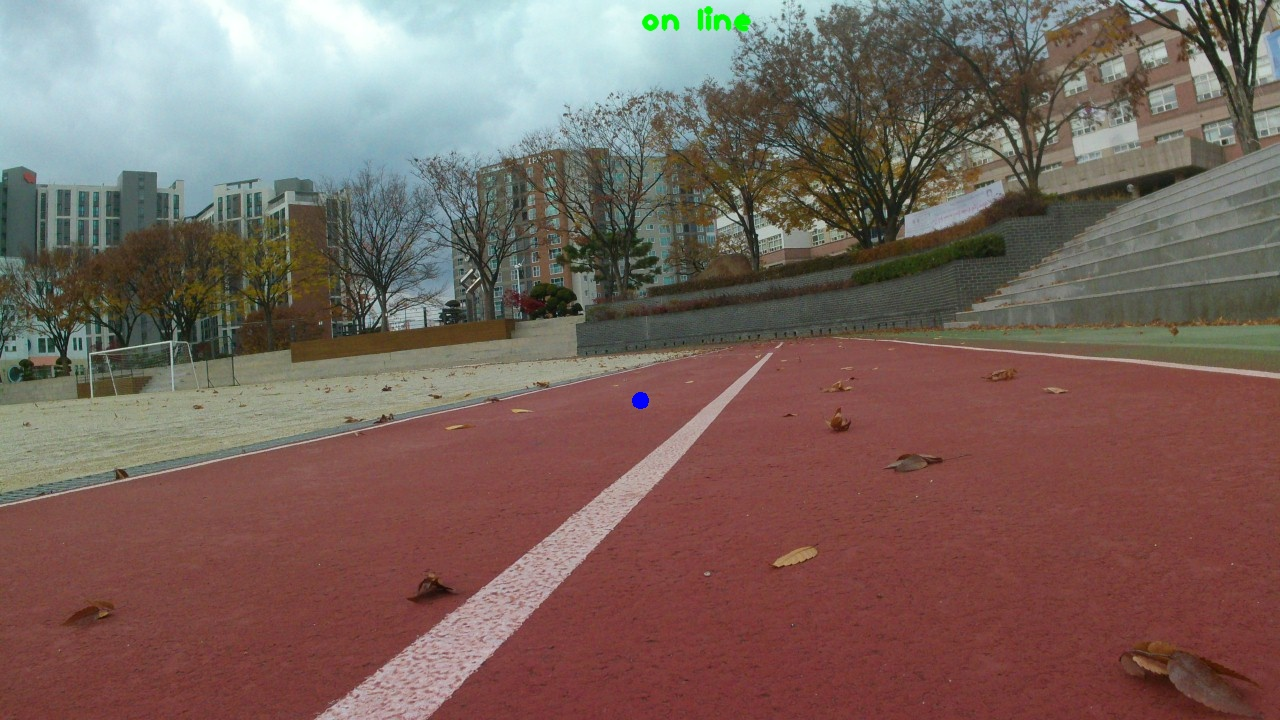
#> input picture images/1111/105.jpg, 1280 x 720 px; its folder holds only this picture in this run
$ python -i LaneManage.py   (imports and definitions only)
#> lines starting #> are read from the running program, lines starting #| are printed output that depends on the picture; after the words box and inside, x2 and y2 are one past the last pixel; in counts of white or black regions, pixels touching at a corner belong together; long printed decimals are rounded
import cv2
import numpy as np

# 변속 : 0~5
# 조향 : 0~12

# return : [변속, 조향]

LIGHTNESS_LEFT = (0,0,0)
LIGHTNESS_RIGHT = (0,0,0)

def getLane(frame):
    HEIGHT, WIDTH = frame.shape[:2]
    cv2.namedWindow('img2')
    def mouse_event(e, x, y, flags, param):
        if e == cv2.EVENT_FLAG_LBUTTON:
            print(frame[y][x])
    cv2.setMouseCallback("img2", mouse_event, frame)

    cv2.imshow('img2', frame)
    cutWeights = 0

    l_frame = frame[:,:HEIGHT]
    r_frame = frame[:,WIDTH - HEIGHT:]

    # l_frame = cv2.bilateralFilter(l_frame, -1, 40, 20)
    # r_frame = cv2.bilateralFilter(r_frame, -1, 40, 20)

    setLightness(l_frame, 0)
    setLightness(r_frame, 1)

    leftData = GetLine(l_frame, 0)
    rightData = GetLine(r_frame, 1)
    # print('left :', leftData, 'right :', rightData)
    result = leftData if leftData else rightData

    if (leftData and rightData) or (not leftData and not rightData):
        result = (1,'6')
    # print('result :', result)
    return result

def GetLine(frame, position):
    WIDTH = frame.shape[1]
    check_contour = [0,0]

    lower_color = convertLightness(position)
    upper_color = (255, 255, 255)
    #print('low :', lower_color, 'upper :', upper_color)
    m_range = cv2.inRange(frame, lower_color, upper_color)
    m_result = cv2.bitwise_and(frame, frame, mask=m_range)

    contours, _ = cv2.findContours(m_range, cv2.RETR_EXTERNAL, \
                                                cv2.CHAIN_APPROX_SIMPLE)

    # get lines
    check_contour = [0, 0]
    contours_count = 0
    for cnt in contours:
        x, y, w, h = cv2.boundingRect(cnt)
        if w > 5 and h > 5 and y == 0:
            if (position == 0 and x == 0) or (position == 1 and x + w == WIDTH):
                contours_count += 1
                cv2.rectangle(m_result, (x, y), (x + w, y + h), (255, 0, 0), 3)
            # right
            if position == 1:
                if check_contour[0] == 0:
                    check_contour = (w, x)
                elif check_contour[1] > x:
                    check_contour = (w, x)
            # left
            else:
                if check_contour[0] == 0:
                    check_contour = (w, x + w)
                elif check_contour[1] < x:
                    check_contour = (w, x + w)

    #cv2.circle(m_result, (check_contour[0], 50), 3, (255, 0, 255), 10)

    # 중심제어
    text = 'on line'
    steering_level = 6

    if position == 0:
        for i in range(1, 7):
            if check_contour[0] > 14 * i:
                steering_level += 1
                text = 'go right - ' + str(steering_level - 6)
    elif position == 1:
        for i in range(1, 7):
            if check_contour[0] > 14 * i:
                steering_level -= 1
                text = 'go left - ' + str(6 - steering_level)

    # cv2.putText(frame, text, (int(WIDTH / 2), 30), cv2.FONT_HERSHEY_PLAIN, 2, (0, 255, 0), 3, cv2.LINE_AA)

    cv2.imshow('img3', m_result) if position == 0 else cv2.imshow('img4', m_result)
    text = 'left - ' if position == 0 else 'right - '
    text += str(steering_level)
    print(text)
    return False if contours_count == 0 else (1, str(steering_level))

def convertLightness(position):
    global LIGHTNESS_LEFT, LIGHTNESS_RIGHT
    text = LIGHTNESS_LEFT if position == 0 else LIGHTNESS_RIGHT
    # print(str(position) + ' :', text)
    # B = 40
    # G = 40

    if position == 0:
        avg = int(LIGHTNESS_LEFT[0] + LIGHTNESS_LEFT[1] + LIGHTNESS_LEFT[2] / 3)
        if avg > 110:
            B = 65
            G = B
        elif avg < 80:
            B = 15
            G = B
        else:
            B = 40
            G = B
    elif position == 1:
        avg = int(LIGHTNESS_RIGHT[0] + LIGHTNESS_RIGHT[1] + LIGHTNESS_RIGHT[2] / 3)
        if avg > 110:
            B = 65
            G = B
        elif avg < 80:
            B = 15
            G = B
        else:
            B = 40
            G = B
    R = -50
    weights = 10
    print('BG :', B)
    if position == 0:
        B += (LIGHTNESS_LEFT[0] - weights) * (LIGHTNESS_LEFT[0] - weights) / 100
        G += (LIGHTNESS_LEFT[1] - weights) * (LIGHTNESS_LEFT[1] - weights) / 100
        R += (LIGHTNESS_LEFT[2] - weights) * (LIGHTNESS_LEFT[2] - weights) / 100
        print('LIGHTNESS_LEFT :', LIGHTNESS_LEFT)
    elif position == 1:
        B += (LIGHTNESS_RIGHT[0] - weights) * (LIGHTNESS_RIGHT[0] - weights) / 100
        G += (LIGHTNESS_RIGHT[1] - weights) * (LIGHTNESS_RIGHT[1] - weights) / 100
        R += (LIGHTNESS_RIGHT[2] - weights) * (LIGHTNESS_RIGHT[2] - weights) / 100
        print('LIGHTNESS_RIGHT :', LIGHTNESS_RIGHT)
    return B, G, R

def setLightness(frame, position):
    global LIGHTNESS_LEFT, LIGHTNESS_RIGHT
    if position == 0:
        LIGHTNESS_LEFT = cv2.mean(frame)
        # print('left light :', LIGHTNESS_LEFT)
    elif position == 1:
        LIGHTNESS_RIGHT = cv2.mean(frame)
        # print('right light :', LIGHTNESS_RIGHT)
    return

>>> import cv2
>>> picture = cv2.imread('images/1111/105.jpg')
#> picture is the input picture: shape (720, 1280, 3); mean B, G, R 94.1, 101, 121
>>> result = getLane(picture)
#> in getLane, `l_frame = frame[:,:HEIGHT]`:
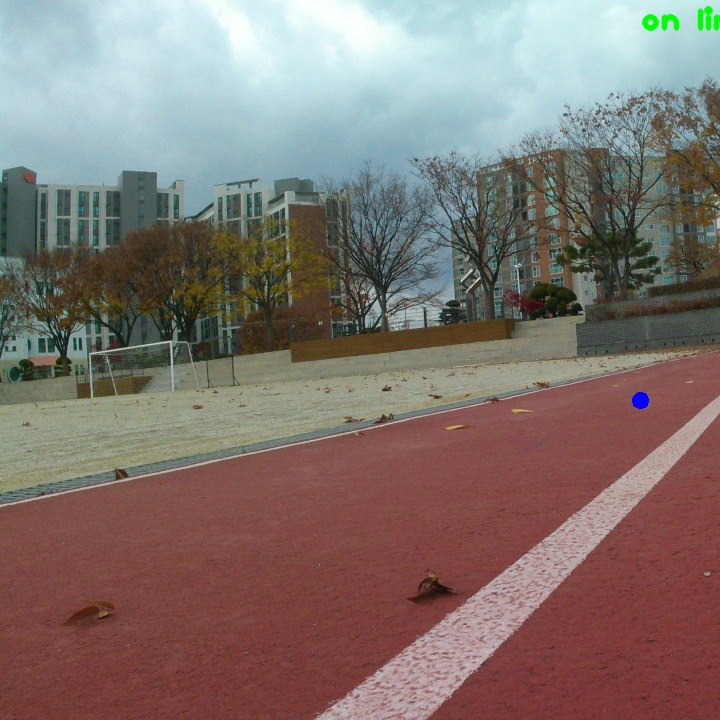
#> l_frame: shape (720, 720, 3); mean B, G, R 110.7, 116.1, 128.8
#> in getLane, `r_frame = frame[:,WIDTH - HEIGHT:]`:
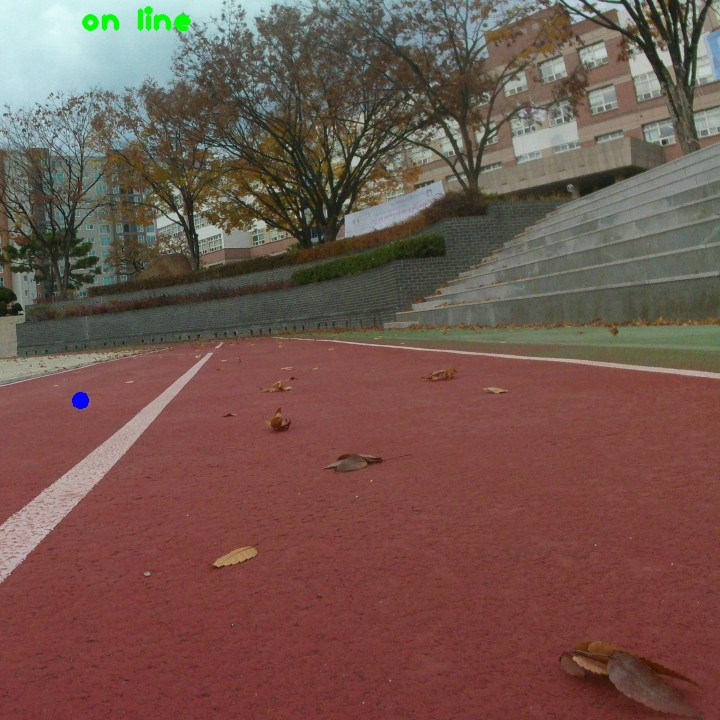
#> r_frame: shape (720, 720, 3); mean B, G, R 78.3, 86.4, 113.6
#> in setLightness, `LIGHTNESS_LEFT = cv2.mean(frame)`: LIGHTNESS_LEFT = (110.7, 116.1, 128.8, 0)
#> in convertLightness, `avg = int(LIGHTNESS_LEFT[0] + LIGHTNESS_LEFT[1] + LIGHTNESS_LEFT[2] / 3)`: avg = 269
#> in convertLightness, `B += (LIGHTNESS_LEFT[0] - weights) * (LIGHTNESS_LEFT[0] - weights) / 100`: B = 166.3
#> in convertLightness, `G += (LIGHTNESS_LEFT[1] - weights) * (LIGHTNESS_LEFT[1] - weights) / 100`: G = 177.5
#> in convertLightness, `R += (LIGHTNESS_LEFT[2] - weights) * (LIGHTNESS_LEFT[2] - weights) / 100`: R = 91.04
#| LIGHTNESS_LEFT : (110.656, 116.090, 128.758, 0.0)
#> in GetLine, `lower_color = convertLightness(position)`: lower_color = (166.3, 177.5, 91.04)
#> in GetLine, `m_range = cv2.inRange(frame, lower_color, upper_color)`:
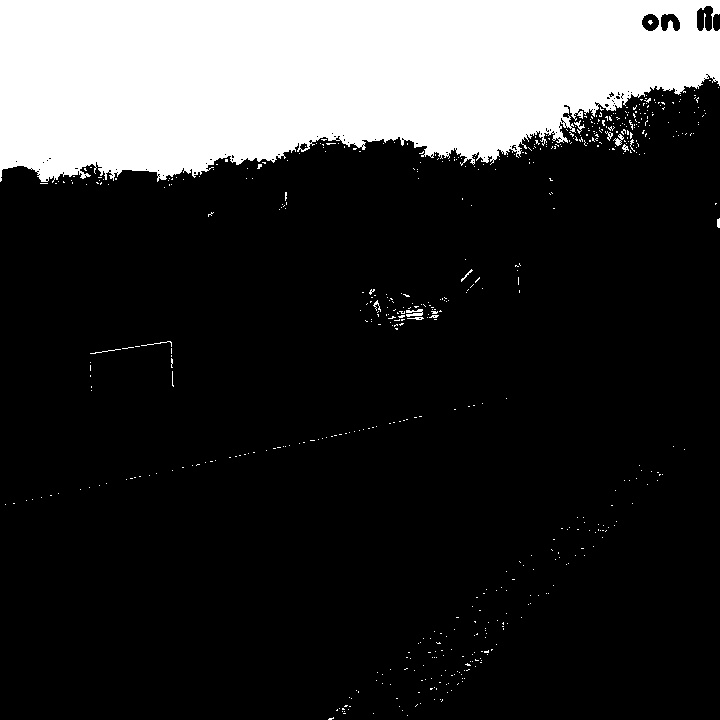
#> m_range: shape (720, 720); 20.4% white; 589 white regions (575 under 20 px)
#> in GetLine, `contours, _ = cv2.findContours(m_range, cv2.RETR_EXTERNAL, \ cv2.CHAIN..`: contours = 587 contours, 581 with area under 20; largest, box (x1, y1, x2, y2) and area: (0, 0, 720, 183) 103276, (406, 309, 423, 317) 49, (613, 134, 624, 146) 44, (574, 120, 585, 134) 24, (605, 131, 613, 141) 20, (622, 144, 629, 152) 20
#> the loop in GetLine, `for cnt in contours:` made 587 passes
#> (x, y, w, h, contours_count, check_contour) on pass 587: (0, 0, 720, 183, 1, (720, 720))
#> after the loop in GetLine, `for cnt in contours:`:
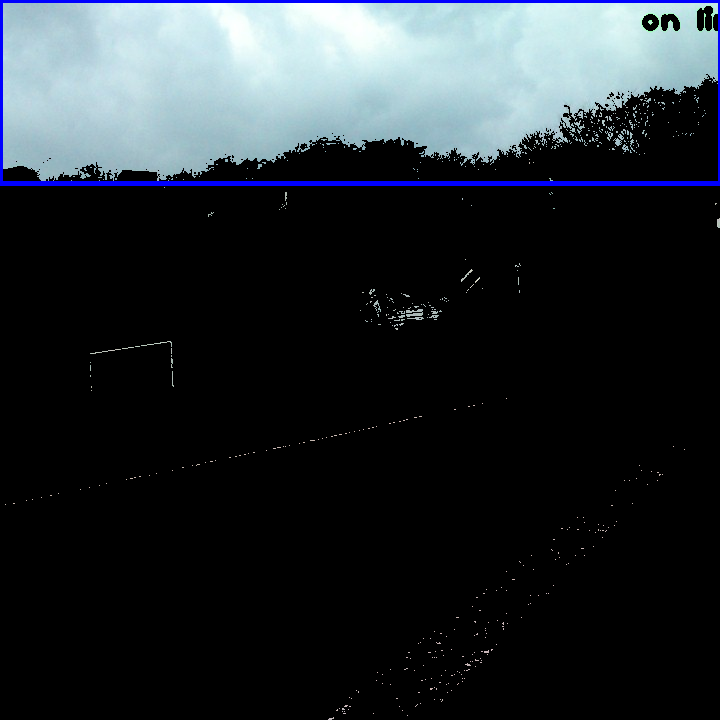
#> m_result: shape (720, 720, 3); mean B, G, R 47.2, 42.7, 36.8
#> after the loop in GetLine, `for cnt in contours:`: contours_count = 1
#> after the loop in GetLine, `for i in range(1, 7):`: steering_level = 12
#> in GetLine, `text += str(steering_level)`: text = 'left - 12'
#| left - 12
#> in getLane, `leftData = GetLine(l_frame, 0)`: leftData = (1, '12')
#> call 2 of GetLine, with position = 1
#| LIGHTNESS_RIGHT : (78.280, 86.434, 113.582, 0.0)
#> in GetLine (call 2), `lower_color = convertLightness(position)`: lower_color = (111.6, 123.4, 57.29)
#> in GetLine (call 2), `m_range = cv2.inRange(frame, lower_color, upper_color)`:
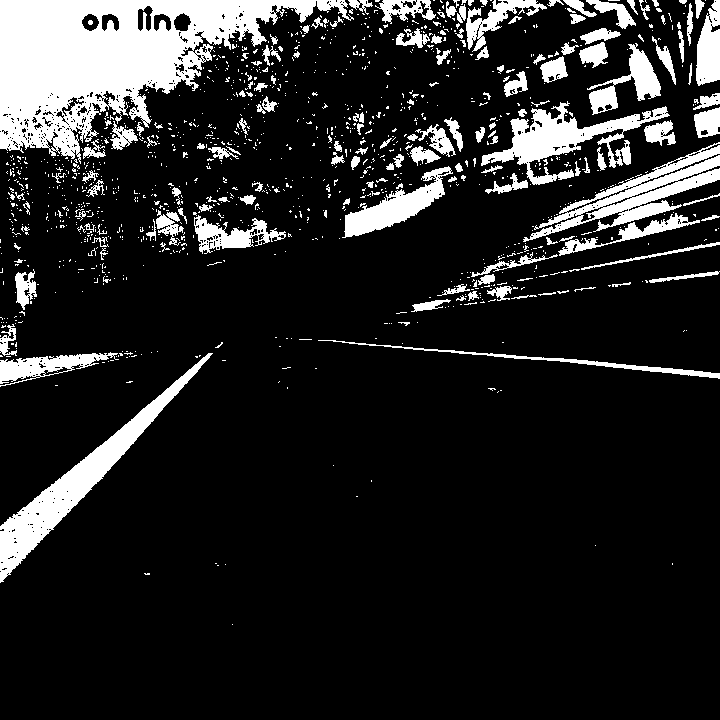
#> m_range: shape (720, 720); 14.4% white; 1237 white regions (1071 under 20 px)
#> in GetLine (call 2), `m_result = cv2.bitwise_and(frame, frame, mask=m_range)`:
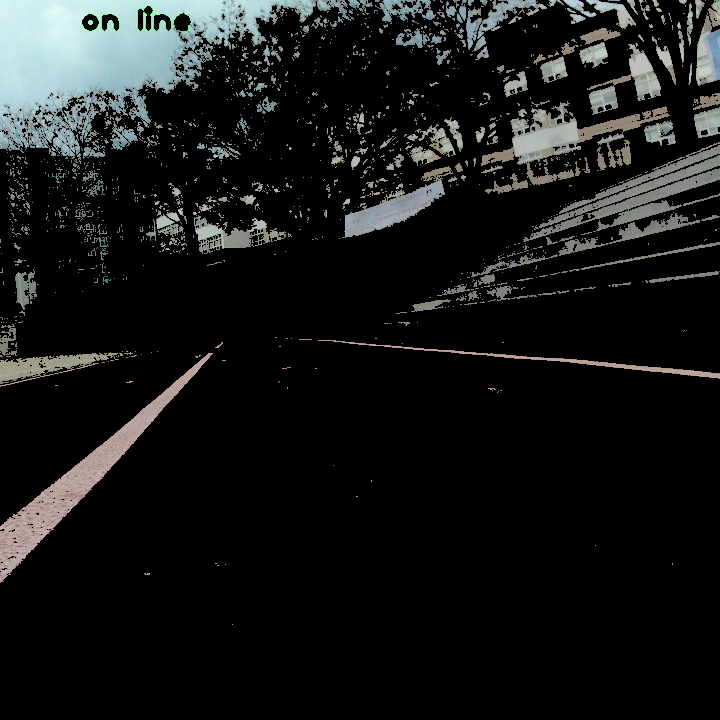
#> m_result: shape (720, 720, 3); mean B, G, R 23.6, 24.1, 22.5
#> in GetLine (call 2), `contours, _ = cv2.findContours(m_range, cv2.RETR_EXTERNAL, \ cv2.CHAIN..`: contours = 1233 contours, 1127 with area under 20; largest, box (x1, y1, x2, y2) and area: (0, 0, 354, 164) 27256, (0, 353, 213, 583) 6456, (523, 142, 720, 242) 5011, (481, 101, 670, 185) 4385, (342, 166, 453, 238) 2502
#> the loop in GetLine (call 2), `for cnt in contours:` made 1233 passes
#> (x, y, w, h, contours_count, check_contour) on pass 1210: (696, 0, 24, 86, 1, (24, 696))
#> after the loop in GetLine (call 2), `for cnt in contours:`:
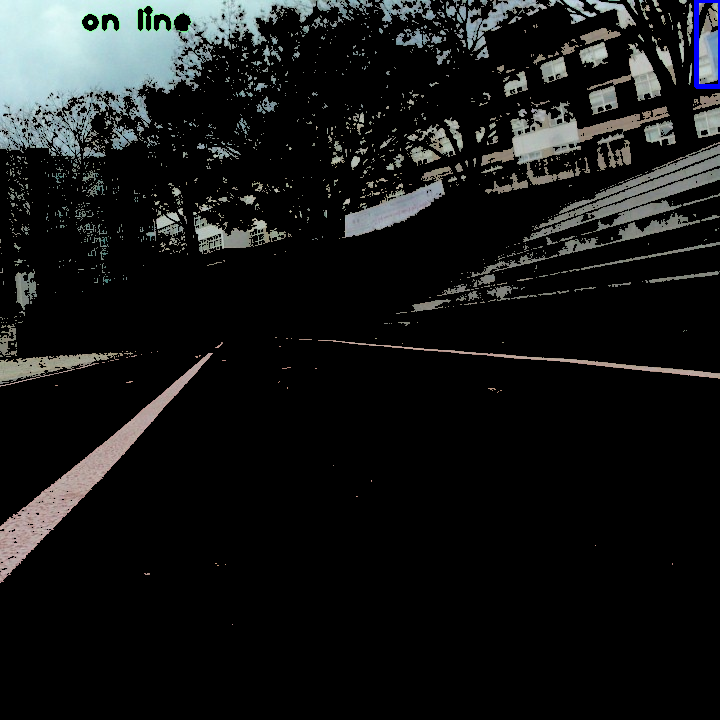
#> m_result: shape (720, 720, 3); 0.15% of pixels changed, all inside (x1, y1, x2, y2) = (694, 0, 720, 89)
#> after the loop in GetLine (call 2), `for cnt in contours:`: contours_count = 1
#> after the loop in GetLine (call 2), `for i in range(1, 7):`: steering_level = 0
#> in GetLine (call 2), `text += str(steering_level)`: text = 'right - 0'
#| right - 0
#> in getLane, `rightData = GetLine(r_frame, 1)`: rightData = (1, '0')
#> in getLane, `result = leftData if leftData else rightData`: result = (1, '12')
#> result = (1, '6')

$ run again, on images/1111/1105.jpg
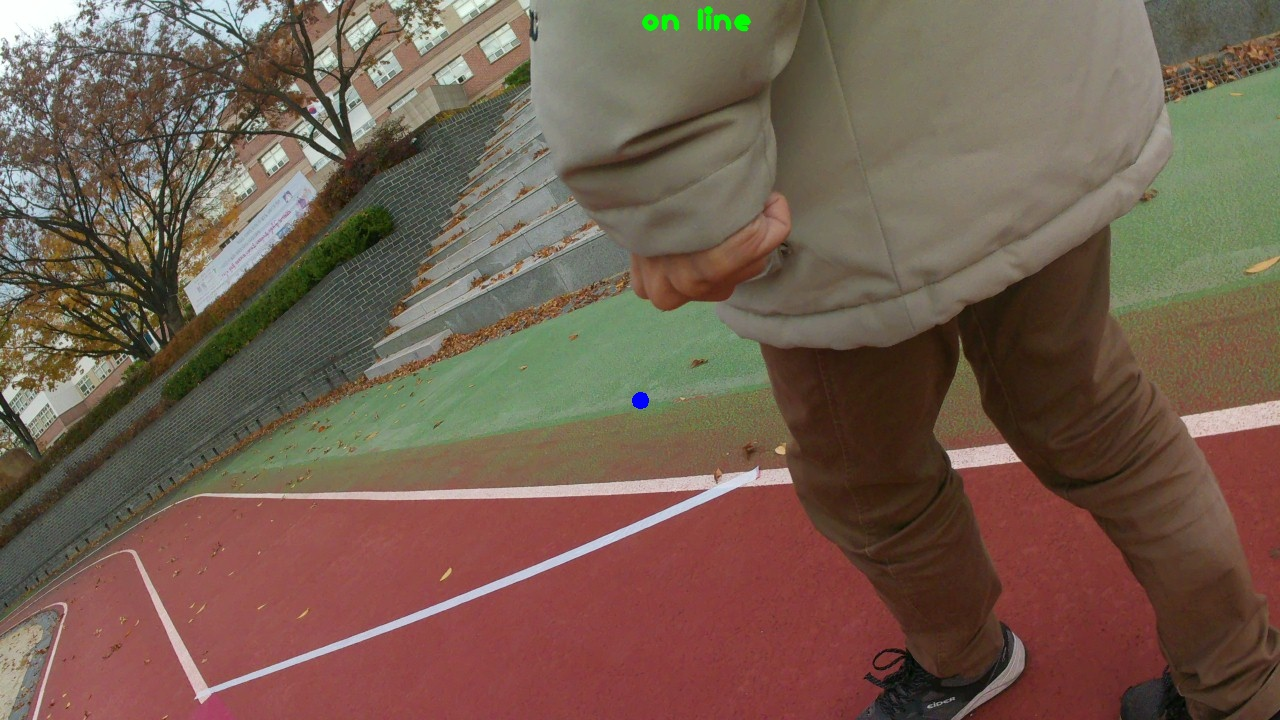
#> input picture images/1111/1105.jpg, 1280 x 720 px
#> picture is the input picture: shape (720, 1280, 3); mean B, G, R 79.6, 93.8, 115
#> LIGHTNESS_LEFT = (89.2, 102.1, 122, 0)
#> in convertLightness, `avg = int(LIGHTNESS_LEFT[0] + LIGHTNESS_LEFT[1] + LIGHTNESS_LEFT[2] / 3)`: avg = 231
#> in convertLightness, `B += (LIGHTNESS_LEFT[0] - weights) * (LIGHTNESS_LEFT[0] - weights) / 100`: B = 127.7
#> in convertLightness, `G += (LIGHTNESS_LEFT[1] - weights) * (LIGHTNESS_LEFT[1] - weights) / 100`: G = 149.8
#> in convertLightness, `R += (LIGHTNESS_LEFT[2] - weights) * (LIGHTNESS_LEFT[2] - weights) / 100`: R = 75.54
#| LIGHTNESS_LEFT : (89.196, 102.077, 122.043, 0.0)
#> lower_color = (127.7, 149.8, 75.54)
#> m_range: shape (720, 720); 11.1% white; 1428 white regions (1277 under 20 px)
#> contours = 1428 contours, 1324 with area under 20; largest, box (x1, y1, x2, y2) and area: (121, 475, 720, 704) 9306, (179, 139, 331, 315) 6024, (0, 0, 156, 69) 5408, (345, 0, 538, 142) 3596, (2, 356, 113, 438) 2880
#> the loop in GetLine, `for cnt in contours:` made 1428 passes
#> (x, y, w, h, check_contour) on pass 1414: (345, 0, 193, 142, (193, 538))
#> after the loop in GetLine, `for cnt in contours:`:
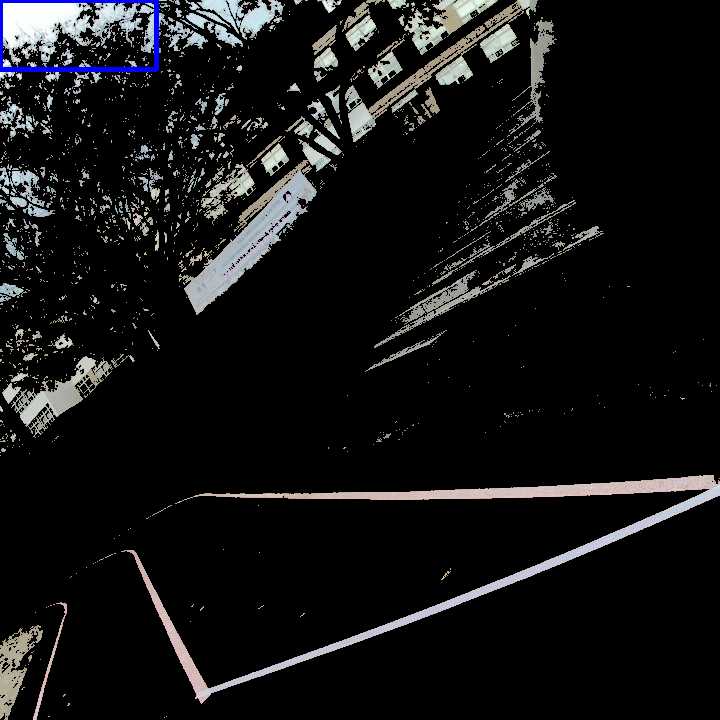
#> m_result: shape (720, 720, 3); mean B, G, R 20.7, 20.2, 20.1
#> after the loop in GetLine, `for cnt in contours:`: contours_count = 1
#> after the loop in GetLine, `for i in range(1, 7):`: steering_level = 12
#> in GetLine, `text += str(steering_level)`: text = 'left - 12'
#| left - 12
#> leftData = (1, '12')
#| LIGHTNESS_RIGHT : (71.544, 87.376, 110.193, 0.0)
#> lower_color = (102.9, 124.9, 50.39)
#> m_range: shape (720, 720); 16.2% white; 880 white regions (820 under 20 px)
#> contours = 868 contours, 831 with area under 20; largest, box (x1, y1, x2, y2) and area: (343, 0, 720, 256) 45272, (0, 290, 208, 419) 14835, (0, 0, 97, 166) 6548, (0, 466, 233, 564) 4472, (620, 400, 720, 438) 2146
#> the loop in GetLine (call 2), `for cnt in contours:` made 868 passes
#> (x, y, w, h, contours_count, check_contour) on pass 865: (343, 0, 377, 256, 1, (377, 343))
#> after the loop in GetLine (call 2), `for cnt in contours:`:
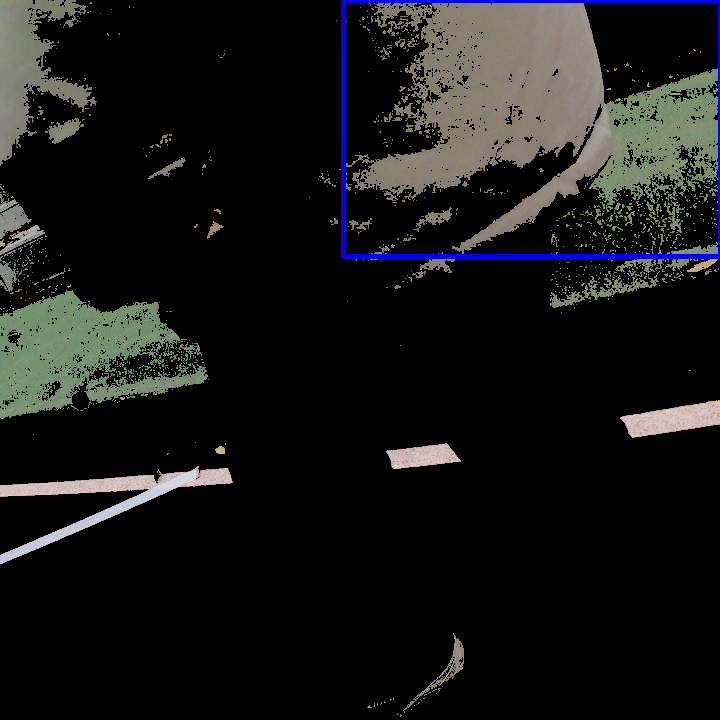
#> m_result: shape (720, 720, 3); mean B, G, R 21.9, 22.7, 22.2
#> after the loop in GetLine (call 2), `for cnt in contours:`: contours_count = 1
#> after the loop in GetLine (call 2), `for i in range(1, 7):`: steering_level = 0
#> in GetLine (call 2), `text += str(steering_level)`: text = 'right - 0'
#| right - 0
#> rightData = (1, '0')
#> in getLane, `result = leftData if leftData else rightData`: result = (1, '12')
#> `result = getLane(picture)`: result = (1, '6')
